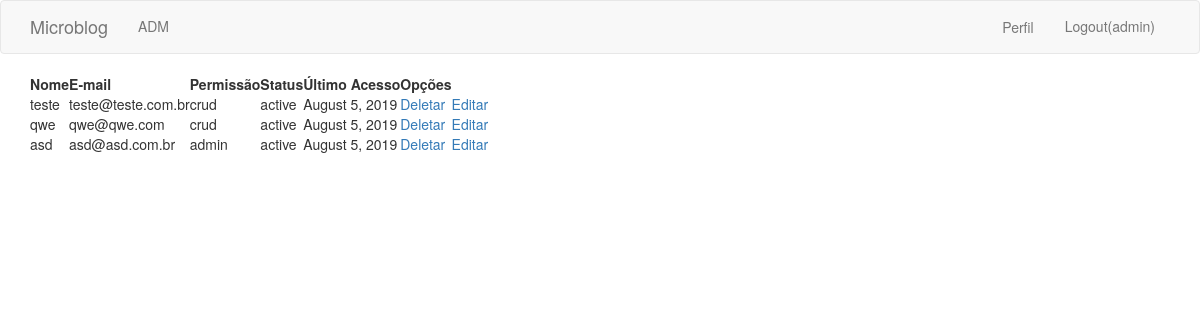
The page /admin (signed in) on the database its author committed.
### app/models.py (models this page shows, shortened)
class User(UserMixin, db.Model):
    id = db.Column(db.Integer, primary_key=True)
    username = db.Column(db.String(64), index=True, unique=True)
    email = db.Column(db.String(120), index=True, unique=True)
    password_hash = db.Column(db.String(128))
    last_seen = db.Column(db.DateTime, default=datetime.utcnow)
    permissions = db.Column(db.String(3))
    status = db.Column(db.String(10))
    cosia = db.relationship('Coisa', backref='QualquerCoisa', lazy='dynamic')

### app/routes.py (the view)
@app.route("/admin", methods=['GET', 'POST'])
@login_required
def admin():
    u = int(current_user.id)
    user = User.query.filter_by(id=u)
    if user[0].permissions != 'admin':
        return redirect(url_for('index'))
    user = User.query.all()
    return render_template('list_users.html', title='Usuarios',
                           users=user)

### app/models.py (called while the page is built)
@login.user_loader
def load_user(id):
    return User.query.get(int(id))

### app/routes.py (called while the page is built)
@app.before_request
def before_request():
    if current_user.is_authenticated:
        current_user.last_seen = datetime.utcnow()
        db.session.commit()
    g.locale = str(get_locale())

### app/templates/list_users.html
{% extends "index.html" %}
{% block app_content %}
<div>
    <table>
        <thead>
            <tr>
                <th>Nome</th>
                <th>E-mail</th>
                <th>Permissão</th>
                <th>Status</th>
                <th>Último Acesso</th>
                <th>Opções</th>
            </tr>
        </thead>
    <tbody>
        {% for u in users %}
        {% if u.username != current_user.username %}
        <tr>
            <td>{{u.username}}</td>
            <td>{{u.email}}</td>
            <td>{{u.permissions}}</td>
            <td>{{u.status}}</td>
            <td>{{ moment(u.last_seen).format('LL') }}</td>
            <td>
                <a href="{{ url_for('delete_myuser', myuser=u.username) }}">Deletar</a>
            </td>
            <td>
                <a href="{{ url_for('edit_user', user=u.username) }}">Editar</a>
            </td>
        </tr>
        {% endif %}
        {% endfor %}
    </tbody>
    </table>
</div>
{% endblock %}

### app/templates/index.html (shortened to what this page needs)
{% extends 'bootstrap/base.html' %}
{% block navbar %}
<nav class="navbar navbar-default">
    <div class="container">
        <div class="navbar-header">
            <a class="navbar-brand" href="{{ url_for('index') }}">Microblog</a>
        </div>
        <div class="collapse navbar-collapse" id="bs-example-navbar-collapse-1">
        {% if current_user.is_anonymous %}
            <ul class="nav navbar-nav">
                <li><a href="{{ url_for('index') }}">{{ _('Home') }}</a></li>
                <li><a href="{{ url_for('login') }}">{{ _('Login') }}</a></li>
            </ul>
        {% elif current_user.permissions == 'admin' %}
            <ul class="nav navbar-nav">
                <li><a href="{{ url_for('admin') }}">ADM</a></li>
            </ul>
        {% elif current_user.permissions == 'create_read' or 'update' or 'crud' %}
            <ul class="nav navbar-nav">
                <li><a href="{{ url_for('create') }}" class="btn">Cadastrar</a></li>
                <li><a href="{{ url_for('read') }}" class="btn">Visualizar</a></li>
            </ul>
        {% endif %}
        {% if not current_user.is_anonymous %}
        <aside class="nav navbar-nav navbar-right">
            <li><a href="{{ url_for('user', username=current_user.username) }}" class="btn">Perfil</a></li>
            <li><a href="{{ url_for('logout') }}" class="btn-red botao">{{ _('Logout')}}({{(current_user.username)}})</a></li>
        </aside>
        {% endif %}
        </div>
    </div>
</nav>
{% endblock %}
{% block content %}
<div class="container">
    {% block app_content %}{% endblock %}
</div>
{% endblock %}

### rows shown on the page
User: username "admin"
User: username "teste", email "teste@teste.com.br", permissions "crud", status "active", last_seen "August 5, 2019"
User: username "qwe", email "qwe@qwe.com", permissions "crud", status "active", last_seen "August 5, 2019"
User: username "asd", email "asd@asd.com.br", permissions "admin", status "active", last_seen "August 5, 2019"
